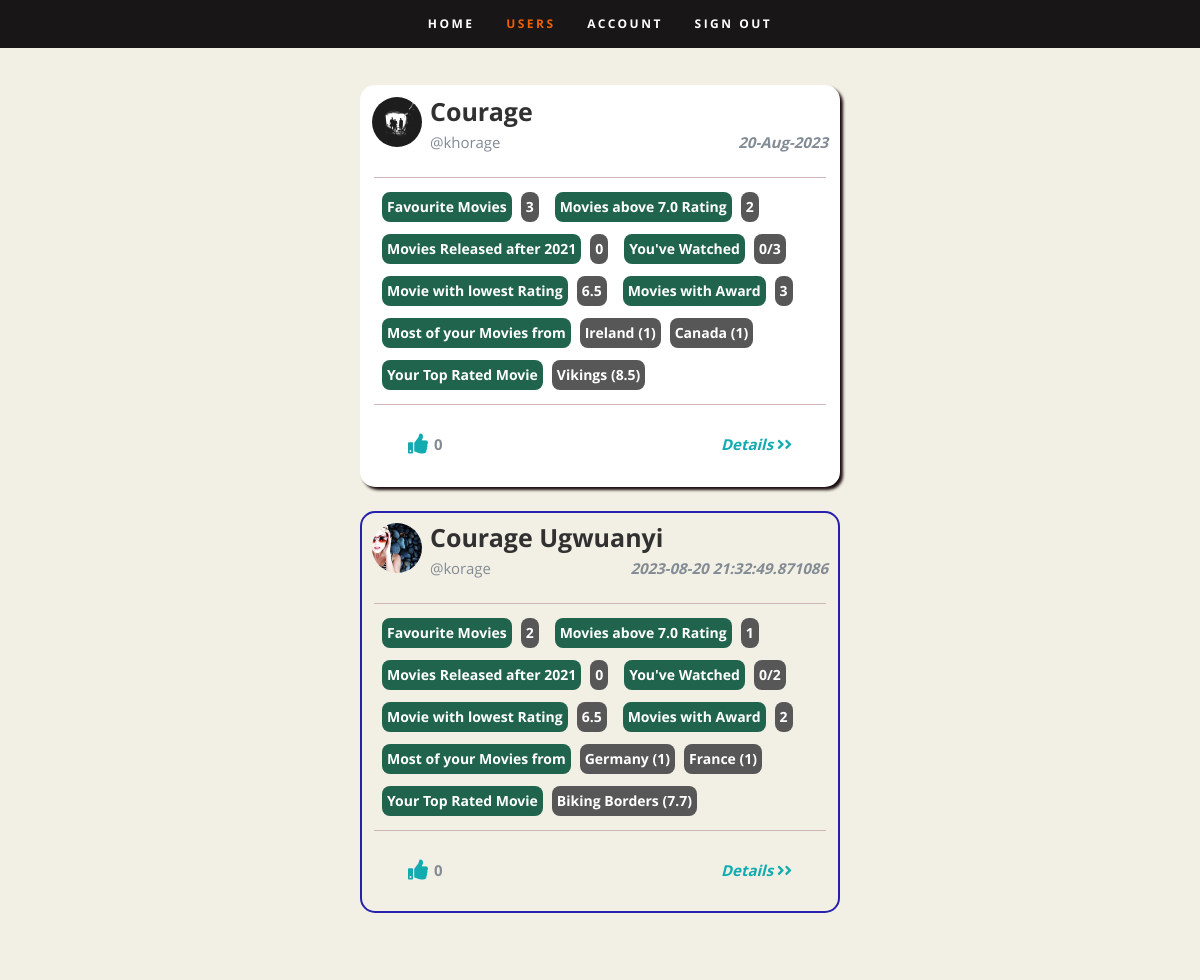
Screenshot of /users/ (signed in) with the database file from the repository.
### movieweb_app/models.py (models this page shows, shortened)
class User(db.Model, UserMixin):
    __tablename__ = 'users'
    id = db.Column(db.Integer, primary_key=True, autoincrement=True)
    name = db.Column(db.String(20), nullable=False)
    username = db.Column(db.String(20), unique=True, nullable=False)
    email = db.Column(db.String(120), unique=True, nullable=False)
    password = db.Column(db.String(60), nullable=False)
    like_count = db.Column(db.Integer, default=0, nullable=False)
    date_registered = db.Column(db.String(20), nullable=False)

class Movie(db.Model):
    __tablename__ = 'movies'
    id = db.Column(db.Integer, primary_key=True, autoincrement=True)
    trailer_id = db.Column(db.String(20), nullable=False)
    rating = db.Column(db.String(10), nullable=False)
    title = db.Column(db.String(20), nullable=False)
    cover_url = db.Column(db.String, nullable=False)
    award = db.Column(db.String, nullable=False)
    country = db.Column(db.String, nullable=False)
    genre = db.Column(db.String, nullable=False)
    plot = db.Column(db.Text, nullable=False)
    year = db.Column(db.String, nullable=False)
    actors = db.Column(db.String, nullable=False)
    user_id = db.Column(db.Integer, db.ForeignKey('users.id'), nullable=False)

### movieweb_app/blueprints/users.py (the view)
@users_bp.route('/', methods=['GET'])
def users_list():
    users = serialize_user_data()
    current_user_info = {}
    if current_user.is_active:
        current_user_info = get_current_user_info(current_user.id)
        users.remove(current_user_info)
    else:
        flash('Sign in to start adding your favorite movies!')
    return render_template('users.html', users=users, signed_in_user=current_user_info)

### movieweb_app/templates/users.html (shortened to what this page needs)
{% extends "layout.html" %}
    {% block CSS %}
    <link rel="stylesheet" href="{{ url_for('static', filename='css/layout.css') }}">
    {% endblock CSS %}
{% block home %}
  <li ><a href="{{ url_for('home.home') }}">Home</a></li>
{% endblock home %}
{% block users %}
<li class="current"><a  href="{{ url_for('users.users_list') }}">Users</a></li>
{% endblock users %}
{% block content %}
<section id="users">
  <div class="row wide">
     <div class="row six main-col align-center">
            {% if current_user.is_authenticated %}
                <div class="twelve user-movie-info add-bottom signedin-user">
                   <div class="row">
                       <img class="profilepic" alt="movie-name"
                            src="{{ url_for('static', filename='images/into-the-light.jpg') }}">
                       <h3 class="user pull-left">{{ current_user.name }}</h3> <br>
                        <p class="pull-left half-bottom">@{{ current_user.username }}</p>
                       <p class="pull-right half-bottom"><em class="date">{{ signed_in_user.date }}</em></p>
                   </div>
                   <hr>
                    {% if not signed_in_user.movies %}
                        <div class="row align-center user-movie-stats">
                            <p>Hey, {{ current_user.name.split()[0]}}! click the `Account Menu` to start adding your
                                Favourite Movies</p>
                        </div>
                    {% else %}
                    <div class="row align-center user-movie-stats">
                       <div class="row pull-left">
                            <label class="movie-details pull-left">
                               Favourite Movies
                           </label>
                           <label class="movie-details-result pull-left">
                               {{ signed_in_user.favourite_movies }}
                           </label>
                        </div>
                       <div class="row pull-left">
                           <label class="movie-details pull-left">
                               Movies above 7.0 Rating
                           </label>
                           <label class="movie-details-result pull-left">
                               {{ signed_in_user.highly_rated }}
                           </label>
                       </div>
                       <div class="row pull-left">
                           <label class="movie-details pull-left">
                               Movies Released after 2021
                           </label>
                           <label for="" class="movie-details-result pull-left">
                               {{ signed_in_user.recent_movies }}
                           </label>
                       </div>
                       <div class="row pull-left">
                            <label class="movie-details pull-left">
                               You've Watched
                           </label>
                           <label class="movie-details-result pull-left">
                               {{ signed_in_user.movies_watched }}/{{ signed_in_user.favourite_movies }}
                           </label>
                       </div>
                       <div class="row pull-left">
                           <label class="movie-details pull-left">
                               Movie with lowest Rating
                           </label>
                           <label class="movie-details-result pull-left">
                               {{ signed_in_user.worst_rating }}
                           </label>
                       </div>
                       <div class="row pull-left">
                           <label class="movie-details pull-left">
                               Movies with Award
                           </label>
                           <label class="movie-details-result pull-left">
                               {{ signed_in_user.movie_awards }}
                           </label>
                       </div>
                       <div class="row pull-left">
                            <label class="movie-details pull-left">
                               Most of your Movies from
                           </label>
                           {% if signed_in_user.most_movies_countries|length == 0 %}
                                   <label class="movie-details-result pull-left">
                                       country (unknown)
                                   </label>
                           {% else %}
                               {% for country, count in signed_in_user.most_movies_countries %}
                                   <label class="movie-details-result pull-left">
                                       {{ country }} ({{ count }})
                                   </label>
                               {% endfor %}
                           {% endif %}
                       </div>
                       <div class="row pull-left">
                            <label class="movie-details pull-left">
                               Your Top Rated Movie
                           </label>
                           {% set movie, rating = signed_in_user.top_rated_movie_name %}
                               <label class="movie-details-result pull-left">
                                   {{ movie }} ({{ rating }})
                               </label>
                       </div>
                   </div>
                    {% endif %}
                   <hr>
                   <div class="row more-movie-info">
                       <div class="likes pull-left">
                           <a href="#"><i class="fa fa-thumbs-up fa-lg"></i></a>
                          <span class="like-count">{{ signed_in_user.likes }}</span>
                        </div>
                       <a href="{{ url_for('users.user_movies', user_id=signed_in_user.id) }}"
                          class="details-link pull-right"><em>Details <i class="fa fa-angle-right"></i></em></a>
                   </div>
               </div>
            {% endif %}
             {% for user in users %}
                    <div class="twelve user-movie-info add-bottom">
                       <div class="row">
                           <img class="profilepic" alt="movie-name"
                                src="{{ url_for('static', filename='images/girl.jpg') }}">
                           <h3 class="user pull-left">{{ user.name }}</h3> <br>
                            <p class="pull-left half-bottom">@{{ user.username }}</p>
                           <p class="pull-right half-bottom"><em class="date">{{ user.date }}</em></p>
                       </div>
                       <hr>
                        {% if not user.movies %}
                            <div class="row align-center user-movie-stats">
                                <p> {{ user.name.split()[0]}} is yet to add Favourite Movies</p>
                            </div>
                        {% else %}
                            <div class="row align-center user-movie-stats">
                           <div class="row pull-left">
                                <label class="movie-details pull-left">
                                   Favourite Movies
                               </label>
                               <label for="" class="movie-details-result pull-left">
                                   {{ user.favourite_movies }}
                               </label>
                            </div>
                           <div class="row pull-left">
                               <label class="movie-details pull-left">
                                   Movies above 7.0 Rating
                               </label>
                               <label class="movie-details-result pull-left">
                                   {{ user.highly_rated }}
                               </label>
                           </div>
                           <div class="row pull-left">
                               <label class="movie-details pull-left">
                                   Movies Released after 2021
                               </label>
                               <label class="movie-details-result pull-left">
                                   {{ user.recent_movies }}
                               </label>
                           </div>
                           <div class="row pull-left">
                                <label class="movie-details pull-left">
                                   You've Watched
                               </label>
                               <label for="" class="movie-details-result pull-left">
                                   {{ user.movies_watched }}/{{ user.favourite_movies }}
                               </label>
                           </div>
                           <div class="row pull-left">
                               <label for="" class="movie-details pull-left">
                                   Movie with lowest Rating
                               </label>
                               <label class="movie-details-result pull-left">
                                   {{ user.worst_rating }}
                               </label>
                           </div>
                            <div class="row pull-left">
                               <label for="" class="movie-details pull-left">
                                   Movies with Award
                               </label>
                               <label class="movie-details-result pull-left">
                                   {{ user.movie_awards }}
                               </label>
                           </div>
                           <div class="row pull-left">
                                <label for="" class="movie-details pull-left">
                                   Most of your Movies from
                               </label>
                               {% if user.most_movies_countries|length == 0 %}
                                   <label class="movie-details-result pull-left">
                                       country (unknown)
                                   </label>
                               {% else %}
                                   {% for country, count in user.most_movies_countries %}
                                   <label class="movie-details-result pull-left">
                                       {{ country }} ({{ count }})
                                   </label>
                                   {% endfor %}
                               {% endif %}
                           </div>
                           <div class="row pull-left">
                                <label class="movie-details pull-left">
                                   Your Top Rated Movie
                               </label>
                               {% set movie, rating = user.top_rated_movie_name %}
                                   <label for="" class="movie-details-result pull-left">
                                       {{ movie }} ({{ rating }})
                                   </label>
                           </div>
                       </div>
                        {% endif %}
                       <hr>
                       <div class="row more-movie-info">
                           <div class="likes pull-left">
                               <a href="#"><i class="fa fa-thumbs-up fa-lg"></i></a>
                              <span class="like-count">{{ user.likes }}</span>
                            </div>
                           <a href="{{ url_for('users.user_movies', user_id=user.id) }}"
                              class="details-link pull-right"><em>Details <i class="fa fa-angle-right"></i></em></a>
                       </div>
                   </div>
             {% endfor %}
           </div>
     </div>
</section>
{% endblock content %}

### rows the page displays
User: name "Courage", username "khorage", date "20-Aug-2023"
Movie: title "Vikings"
User: name "Courage Ugwuanyi", username "korage", date "2023-08-20 21:32:49.871086", favourite_movies "2", highly_rated "1", recent_movies "0", movies_watched "0", worst_rating "6.5", movie_awards "2", rating "7.7", likes "0"
Movie: country "Germany", user "1", title "Biking Borders"
Movie: country "France", count "1"

### other values shown
{{ signed_in_user.favourite_movies }} "3"
{{ signed_in_user.highly_rated }} "2"
{{ signed_in_user.recent_movies }} "0"
{{ signed_in_user.movies_watched }} "0"
{{ signed_in_user.worst_rating }} "6.5"
{{ signed_in_user.movie_awards }} "3"
{{ country }} "Ireland" "Canada"
{{ count }} "1" "1"
{{ rating }} "8.5"
{{ signed_in_user.likes }} "0"
